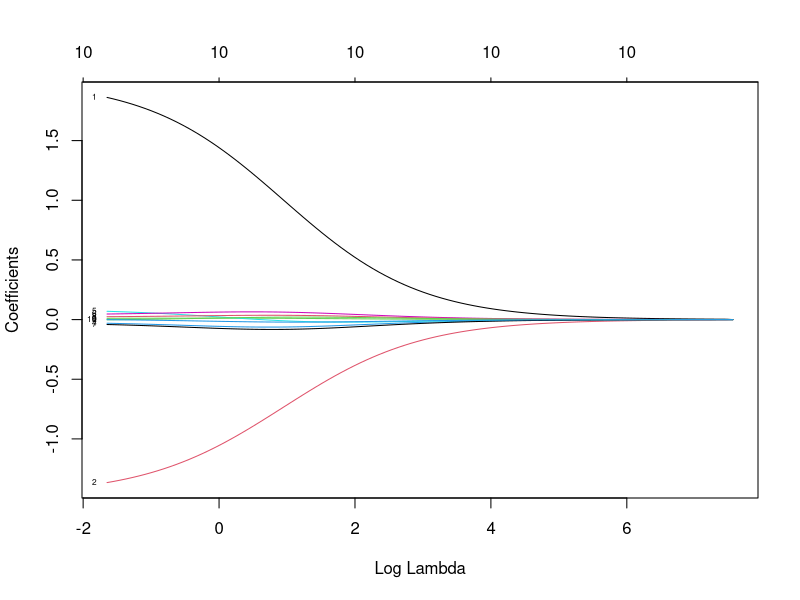

The R script that drew this image:
#  Data: create near-collinearity 
set.seed(123)
n <- 200
x1 <- rnorm(n)
x2 <- x1 + rnorm(n, sd = 1e-3)          # near collinearity
X  <- cbind(1, x1, x2)
beta_true <- c(0.5, 1, -1)
y  <- X %*% beta_true + rnorm(n, sd = 0.1)

XtX <- t(X) %*% X
Xty <- t(X) %*% y

# OLS
beta_ols <- solve(XtX, Xty)
yhat_ols <- X %*% beta_ols
rmse_ols <- sqrt(mean((y - yhat_ols)^2))
cat("OLS coefficients:\n"); print(drop(beta_ols))
cat("OLS RMSE:", rmse_ols, "\n\n")

# Penalty matrix (don't penalize intercept)
p <- ncol(X)
P <- diag(p); P[1,1] <- 0

# Ridge solver (matrix form)
ridge_fit <- function(X, y, lambda, P) {
  solve(t(X) %*% X + lambda * P, t(X) %*% y)
}

#for one lambda
lambda <- 1e-2
beta_ridge <- ridge_fit(X, y, lambda, P)
yhat_ridge <- X %*% beta_ridge
rmse_ridge <- sqrt(mean((y - yhat_ridge)^2))
cat("Ridge (lambda =", lambda, ") coefficients:\n"); print(drop(beta_ridge))
cat("Ridge RMSE:", rmse_ridge, "\n\n")

# ---------------- K-fold CV to choose lambda  ----------------
# Grid of lambdas (log-spaced)
lambda_grid <- exp(seq(log(1e-6), log(10), length.out = 60))

# K-fold CV function using loops only
kfold_cv_lambda <- function(X, y, P, lambda_grid, K = 5, seed = 123) {
  set.seed(seed)
  n <- nrow(X)
  folds <- sample(rep(1:K, length.out = n))
  cv_rmse <- numeric(length(lambda_grid))
  
  for (i in seq_along(lambda_grid)) {
    lam <- lambda_grid[i]
    err_sum <- 0
    for (k in 1:K) {
      tr <- folds != k
      va <- folds == k
      beta_k <- ridge_fit(X[tr, , drop = FALSE], y[tr], lam, P)
      yhat_k <- X[va, , drop = FALSE] %*% beta_k
      err_sum <- err_sum + mean((y[va] - yhat_k)^2)
    }
    cv_rmse[i] <- sqrt(err_sum / K)  # RMSE averaged across folds
  }
  
  best_idx <- which.min(cv_rmse)
  list(lambda_star = lambda_grid[best_idx],
       cv_rmse = cv_rmse,
       lambda_grid = lambda_grid,
       best_idx = best_idx)
}

# Run CV and refit with the best lambda
cv_out <- kfold_cv_lambda(X, y, P = P, lambda_grid = lambda_grid, K = 5, seed = 123)
lambda_star <- cv_out$lambda_star
beta_ridge_cv <- ridge_fit(X, y, lambda_star, P)
yhat_ridge_cv <- X %*% beta_ridge_cv
rmse_ridge_cv <- sqrt(mean((y - yhat_ridge_cv)^2))

cat("CV-selected lambda:", signif(lambda_star, 6), "\n")
cat("Ridge (CV) coefficients:\n"); print(drop(beta_ridge_cv))
cat("Ridge (CV) RMSE:", rmse_ridge_cv, "\n\n")


# --- Variance–covariance of ridge (homoskedastic) simple for given lambda above ---
sigma2_hat <- mean((y - yhat_ridge)^2)  # simple estimate of sigma^2

Ainv <- solve(XtX + lambda * P)
Var_beta <- sigma2_hat * Ainv %*% XtX %*% Ainv
se_beta  <- sqrt(diag(Var_beta))

cat("Ridge coefficients:\n"); print(drop(beta_ridge))
cat("\nStandard errors (manual formula):\n"); print(se_beta)

## RIDGE REGRESSION command!

# Install
install.packages("glmnet")
library(glmnet)

# Simulate data
set.seed(123)
n <- 200
p <- 10
x <- matrix(rnorm(n * p), n, p)
y <- 3 + x[,1]*2 - x[,2]*1.5 + rnorm(n)

# Ridge regression (alpha = 0, makes it Ridge)
ridge_mod <- glmnet(x, y, alpha = 0)

# Show coefficients at different lambda values
print(ridge_mod)

#visualize

plot(ridge_mod, xvar = "lambda", label = TRUE)


###############
#Use cv.glmnet() to automatically find the lambda that minimizes prediction error:

cv_ridge <- cv.glmnet(x, y, alpha = 0)

# Best lambda values
cv_ridge$lambda.min     # Lambda with minimum CV error

# Coefficients at best lambda
coef(cv_ridge, s = "lambda.min")

##Variance should be computed manually.